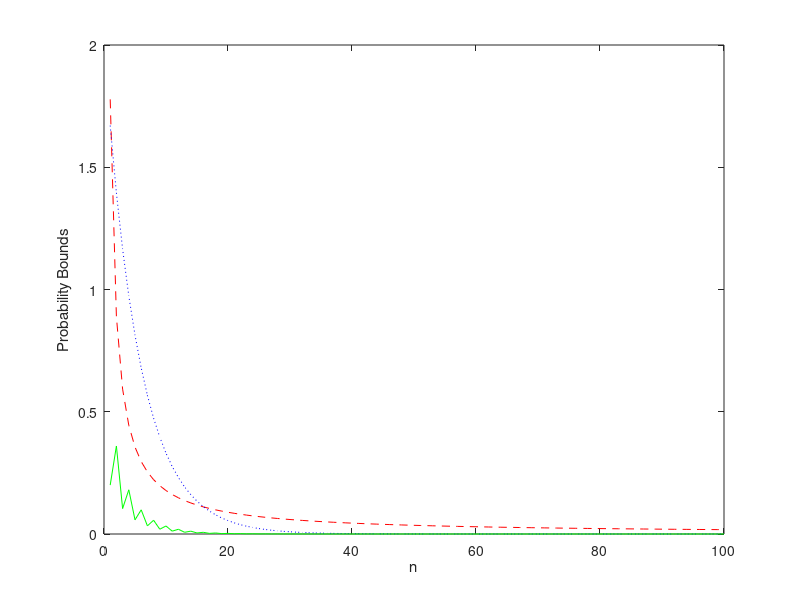

This chart was generated by the following MATLAB code:
function [ ] = Bounds( )


n = 1:100;

%Bounds
markov = 2/5 ;
chebyshev = 16./(9.*n);
hoeffeding = 2*exp(-n.*(9/50));

%True Binomial Probability
binProb = 1 - binocdf(floor(0.5.*n-0.5), n, 0.2);

plot(n, markov,'-', n, chebyshev,'r--', n, hoeffeding, 'b:', n, binProb, 'g-');

xlabel('n');
ylabel('Probability Bounds');



end

